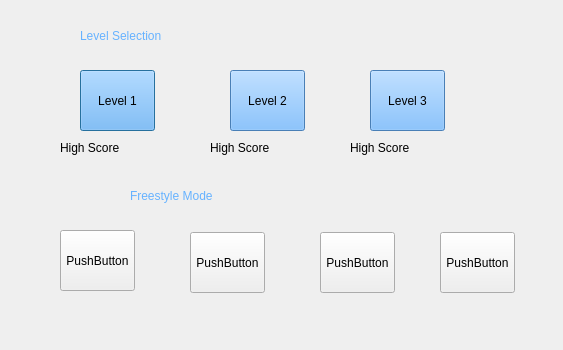
<?xml version="1.0" encoding="UTF-8"?>
<ui version="4.0">
 <class>LevelSelectionDialog</class>
 <widget class="QDialog" name="LevelSelectionDialog">
  <property name="geometry">
   <rect>
    <x>0</x>
    <y>0</y>
    <width>563</width>
    <height>350</height>
   </rect>
  </property>
  <property name="windowTitle">
   <string>Select Level</string>
  </property>
  <widget class="QLabel" name="levelTttle">
   <property name="geometry">
    <rect>
     <x>80</x>
     <y>10</y>
     <width>371</width>
     <height>51</height>
    </rect>
   </property>
   <property name="styleSheet">
    <string notr="true">font: 30pt &quot;Fixedsys&quot;;
color: rgb(102, 178, 255);
</string>
   </property>
   <property name="locale">
    <locale language="English" country="UnitedStates"/>
   </property>
   <property name="text">
    <string>Level Selection</string>
   </property>
  </widget>
  <widget class="QPushButton" name="level1Button">
   <property name="geometry">
    <rect>
     <x>80</x>
     <y>70</y>
     <width>75</width>
     <height>61</height>
    </rect>
   </property>
   <property name="styleSheet">
    <string notr="true">QPushButton{
background-color: rgb(102, 178, 255);
font: 9pt &quot;Fixedsys&quot;;
}</string>
   </property>
   <property name="locale">
    <locale language="English" country="UnitedStates"/>
   </property>
   <property name="text">
    <string>Level 1</string>
   </property>
  </widget>
  <widget class="QPushButton" name="level2Button">
   <property name="geometry">
    <rect>
     <x>230</x>
     <y>70</y>
     <width>75</width>
     <height>61</height>
    </rect>
   </property>
   <property name="styleSheet">
    <string notr="true">QPushButton{
background-color: rgb(102, 178, 255);
font: 9pt &quot;Fixedsys&quot;;
}</string>
   </property>
   <property name="text">
    <string>Level 2</string>
   </property>
  </widget>
  <widget class="QPushButton" name="level3Button">
   <property name="geometry">
    <rect>
     <x>370</x>
     <y>70</y>
     <width>75</width>
     <height>61</height>
    </rect>
   </property>
   <property name="styleSheet">
    <string notr="true">QPushButton{
background-color: rgb(102, 178, 255);
font: 9pt &quot;Fixedsys&quot;;
}</string>
   </property>
   <property name="text">
    <string>Level 3</string>
   </property>
  </widget>
  <widget class="QLabel" name="level1HighScore">
   <property name="geometry">
    <rect>
     <x>60</x>
     <y>140</y>
     <width>81</width>
     <height>16</height>
    </rect>
   </property>
   <property name="styleSheet">
    <string notr="true">font: 6pt &quot;Fixedsys&quot;;</string>
   </property>
   <property name="text">
    <string>High Score</string>
   </property>
  </widget>
  <widget class="QLabel" name="level2HighScore">
   <property name="geometry">
    <rect>
     <x>210</x>
     <y>140</y>
     <width>81</width>
     <height>16</height>
    </rect>
   </property>
   <property name="styleSheet">
    <string notr="true">font: 6pt &quot;Fixedsys&quot;;</string>
   </property>
   <property name="text">
    <string>High Score</string>
   </property>
  </widget>
  <widget class="QLabel" name="level3HighScore">
   <property name="geometry">
    <rect>
     <x>350</x>
     <y>140</y>
     <width>81</width>
     <height>16</height>
    </rect>
   </property>
   <property name="styleSheet">
    <string notr="true">font: 6pt &quot;Fixedsys&quot;;</string>
   </property>
   <property name="text">
    <string>High Score</string>
   </property>
  </widget>
  <widget class="QLabel" name="freestyleTitle">
   <property name="geometry">
    <rect>
     <x>130</x>
     <y>170</y>
     <width>321</width>
     <height>51</height>
    </rect>
   </property>
   <property name="styleSheet">
    <string notr="true">font: 30pt &quot;Fixedsys&quot;;
color: rgb(102, 178, 255);
</string>
   </property>
   <property name="locale">
    <locale language="English" country="UnitedStates"/>
   </property>
   <property name="text">
    <string>Freestyle Mode</string>
   </property>
  </widget>
  <widget class="QPushButton" name="pushButton">
   <property name="geometry">
    <rect>
     <x>60</x>
     <y>230</y>
     <width>75</width>
     <height>61</height>
    </rect>
   </property>
   <property name="text">
    <string>PushButton</string>
   </property>
  </widget>
  <widget class="QPushButton" name="pushButton_2">
   <property name="geometry">
    <rect>
     <x>190</x>
     <y>232</y>
     <width>75</width>
     <height>61</height>
    </rect>
   </property>
   <property name="text">
    <string>PushButton</string>
   </property>
  </widget>
  <widget class="QPushButton" name="pushButton_4">
   <property name="geometry">
    <rect>
     <x>320</x>
     <y>232</y>
     <width>75</width>
     <height>61</height>
    </rect>
   </property>
   <property name="text">
    <string>PushButton</string>
   </property>
  </widget>
  <widget class="QPushButton" name="pushButton_5">
   <property name="geometry">
    <rect>
     <x>440</x>
     <y>232</y>
     <width>75</width>
     <height>61</height>
    </rect>
   </property>
   <property name="text">
    <string>PushButton</string>
   </property>
  </widget>
 </widget>
 <resources/>
 <connections/>
</ui>
